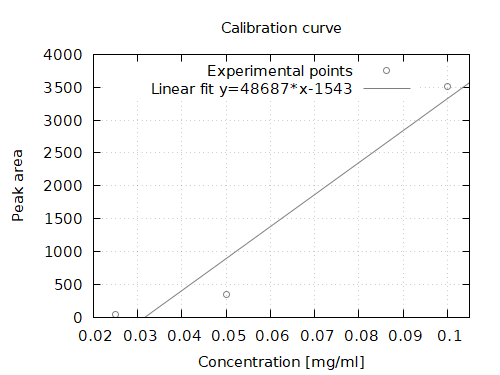

Write gnuplot code to recreate this figure.
aspect = 800.0 / 600.0
width = 500
height = width / aspect
set terminal pngcairo size width,height enhanced font ",11"
set output "cal.png"
set grid
set key left top
set title "Calibration curve"
set xlabel "Concentration [mg/ml]"
set ylabel "Peak area"
set xrange [0.02 : 0.105]
set yrange [0 : 4000]
f(x) = 48686 * x - 1543
plot \
	"cal.dat" using 1:2 pt 6 lc 'grey50' title "Experimental points", \
	f(x) with lines lc 'grey50' title "Linear fit y=48687*x-1543"
